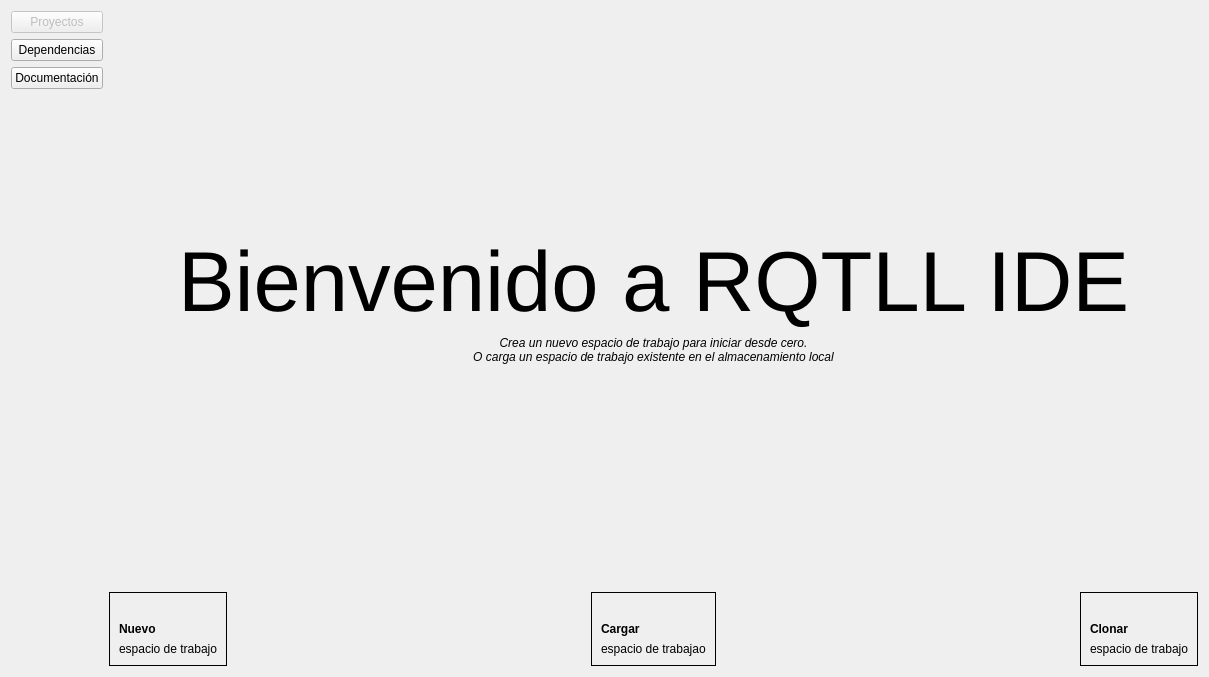
<?xml version="1.0" encoding="UTF-8"?>
<ui version="4.0">
 <class>Widget</class>
 <widget class="QWidget" name="Widget">
  <property name="geometry">
   <rect>
    <x>0</x>
    <y>0</y>
    <width>1209</width>
    <height>677</height>
   </rect>
  </property>
  <property name="sizePolicy">
   <sizepolicy hsizetype="Expanding" vsizetype="Preferred">
    <horstretch>0</horstretch>
    <verstretch>0</verstretch>
   </sizepolicy>
  </property>
  <property name="minimumSize">
   <size>
    <width>670</width>
    <height>550</height>
   </size>
  </property>
  <property name="windowTitle">
   <string>RQTLL IDE</string>
  </property>
  <property name="windowIcon">
   <iconset>
    <normaloff>icons/logo.svg</normaloff>icons/logo.svg</iconset>
  </property>
  <layout class="QHBoxLayout" name="horizontalLayout">
   <item>
    <layout class="QVBoxLayout" name="verticalLayout">
     <item>
      <widget class="QPushButton" name="NAVHome">
       <property name="enabled">
        <bool>false</bool>
       </property>
       <property name="text">
        <string>Proyectos</string>
       </property>
      </widget>
     </item>
     <item>
      <widget class="QPushButton" name="NAVInstall">
       <property name="cursor">
        <cursorShape>PointingHandCursor</cursorShape>
       </property>
       <property name="text">
        <string>Dependencias</string>
       </property>
      </widget>
     </item>
     <item>
      <widget class="QPushButton" name="NAVDocs">
       <property name="cursor">
        <cursorShape>PointingHandCursor</cursorShape>
       </property>
       <property name="text">
        <string>Documentación</string>
       </property>
      </widget>
     </item>
     <item>
      <spacer name="verticalSpacer">
       <property name="orientation">
        <enum>Qt::Orientation::Vertical</enum>
       </property>
       <property name="sizeHint" stdset="0">
        <size>
         <width>20</width>
         <height>40</height>
        </size>
       </property>
      </spacer>
     </item>
    </layout>
   </item>
   <item>
    <layout class="QVBoxLayout" name="verticalLayout_2">
     <item>
      <spacer name="verticalSpacer_2">
       <property name="orientation">
        <enum>Qt::Orientation::Vertical</enum>
       </property>
       <property name="sizeHint" stdset="0">
        <size>
         <width>20</width>
         <height>40</height>
        </size>
       </property>
      </spacer>
     </item>
     <item>
      <widget class="QLabel" name="LABELTitleWelcome">
       <property name="sizePolicy">
        <sizepolicy hsizetype="Preferred" vsizetype="Minimum">
         <horstretch>0</horstretch>
         <verstretch>0</verstretch>
        </sizepolicy>
       </property>
       <property name="font">
        <font>
         <pointsize>64</pointsize>
        </font>
       </property>
       <property name="text">
        <string>Bienvenido a RQTLL IDE</string>
       </property>
       <property name="alignment">
        <set>Qt::AlignmentFlag::AlignCenter</set>
       </property>
       <property name="wordWrap">
        <bool>true</bool>
       </property>
      </widget>
     </item>
     <item>
      <widget class="QLabel" name="LABELInfoWelcome">
       <property name="sizePolicy">
        <sizepolicy hsizetype="Preferred" vsizetype="Minimum">
         <horstretch>0</horstretch>
         <verstretch>0</verstretch>
        </sizepolicy>
       </property>
       <property name="font">
        <font>
         <italic>true</italic>
        </font>
       </property>
       <property name="text">
        <string>Crea un nuevo espacio de trabajo para iniciar desde cero.
O carga un espacio de trabajo existente en el almacenamiento local</string>
       </property>
       <property name="alignment">
        <set>Qt::AlignmentFlag::AlignCenter</set>
       </property>
       <property name="wordWrap">
        <bool>true</bool>
       </property>
      </widget>
     </item>
     <item>
      <spacer name="verticalSpacer_3">
       <property name="orientation">
        <enum>Qt::Orientation::Vertical</enum>
       </property>
       <property name="sizeHint" stdset="0">
        <size>
         <width>20</width>
         <height>40</height>
        </size>
       </property>
      </spacer>
     </item>
     <item>
      <layout class="QHBoxLayout" name="horizontalLayout_2">
       <item>
        <widget class="QFrame" name="FRAMENew">
         <property name="cursor">
          <cursorShape>PointingHandCursor</cursorShape>
         </property>
         <property name="autoFillBackground">
          <bool>true</bool>
         </property>
         <property name="frameShape">
          <enum>QFrame::Shape::Box</enum>
         </property>
         <property name="frameShadow">
          <enum>QFrame::Shadow::Plain</enum>
         </property>
         <property name="lineWidth">
          <number>1</number>
         </property>
         <layout class="QVBoxLayout" name="verticalLayout_3">
          <item>
           <widget class="QLabel" name="ICONNew">
            <property name="sizePolicy">
             <sizepolicy hsizetype="Preferred" vsizetype="Preferred">
              <horstretch>32</horstretch>
              <verstretch>0</verstretch>
             </sizepolicy>
            </property>
            <property name="maximumSize">
             <size>
              <width>256</width>
              <height>256</height>
             </size>
            </property>
            <property name="text">
             <string/>
            </property>
            <property name="pixmap">
             <pixmap>icons/nes.svg</pixmap>
            </property>
            <property name="scaledContents">
             <bool>true</bool>
            </property>
            <property name="wordWrap">
             <bool>false</bool>
            </property>
           </widget>
          </item>
          <item>
           <widget class="QLabel" name="LABELTitleNew">
            <property name="sizePolicy">
             <sizepolicy hsizetype="Preferred" vsizetype="Minimum">
              <horstretch>0</horstretch>
              <verstretch>0</verstretch>
             </sizepolicy>
            </property>
            <property name="font">
             <font>
              <bold>true</bold>
             </font>
            </property>
            <property name="text">
             <string>Nuevo</string>
            </property>
           </widget>
          </item>
          <item>
           <widget class="QLabel" name="LABELInfoNew">
            <property name="sizePolicy">
             <sizepolicy hsizetype="Preferred" vsizetype="Minimum">
              <horstretch>0</horstretch>
              <verstretch>0</verstretch>
             </sizepolicy>
            </property>
            <property name="text">
             <string>espacio de trabajo</string>
            </property>
            <property name="wordWrap">
             <bool>true</bool>
            </property>
           </widget>
          </item>
         </layout>
        </widget>
       </item>
       <item>
        <spacer name="horizontalSpacer_3">
         <property name="orientation">
          <enum>Qt::Orientation::Horizontal</enum>
         </property>
         <property name="sizeHint" stdset="0">
          <size>
           <width>40</width>
           <height>20</height>
          </size>
         </property>
        </spacer>
       </item>
       <item>
        <widget class="QFrame" name="FRAMEOpen">
         <property name="cursor">
          <cursorShape>PointingHandCursor</cursorShape>
         </property>
         <property name="autoFillBackground">
          <bool>true</bool>
         </property>
         <property name="frameShape">
          <enum>QFrame::Shape::Box</enum>
         </property>
         <layout class="QVBoxLayout" name="verticalLayout_4">
          <item>
           <widget class="QLabel" name="ICONOpen">
            <property name="maximumSize">
             <size>
              <width>256</width>
              <height>256</height>
             </size>
            </property>
            <property name="text">
             <string/>
            </property>
            <property name="pixmap">
             <pixmap>icons/open.svg</pixmap>
            </property>
            <property name="scaledContents">
             <bool>true</bool>
            </property>
           </widget>
          </item>
          <item>
           <widget class="QLabel" name="LABELTitleOpen">
            <property name="sizePolicy">
             <sizepolicy hsizetype="Preferred" vsizetype="Minimum">
              <horstretch>0</horstretch>
              <verstretch>0</verstretch>
             </sizepolicy>
            </property>
            <property name="font">
             <font>
              <italic>false</italic>
              <bold>true</bold>
             </font>
            </property>
            <property name="text">
             <string>Cargar</string>
            </property>
           </widget>
          </item>
          <item>
           <widget class="QLabel" name="LABELInfoOpen">
            <property name="sizePolicy">
             <sizepolicy hsizetype="Preferred" vsizetype="Minimum">
              <horstretch>0</horstretch>
              <verstretch>0</verstretch>
             </sizepolicy>
            </property>
            <property name="text">
             <string>espacio de trabajao</string>
            </property>
            <property name="wordWrap">
             <bool>true</bool>
            </property>
           </widget>
          </item>
         </layout>
        </widget>
       </item>
       <item>
        <spacer name="horizontalSpacer_4">
         <property name="orientation">
          <enum>Qt::Orientation::Horizontal</enum>
         </property>
         <property name="sizeHint" stdset="0">
          <size>
           <width>40</width>
           <height>20</height>
          </size>
         </property>
        </spacer>
       </item>
       <item>
        <widget class="QFrame" name="FRAMEClone">
         <property name="cursor">
          <cursorShape>PointingHandCursor</cursorShape>
         </property>
         <property name="autoFillBackground">
          <bool>true</bool>
         </property>
         <property name="frameShape">
          <enum>QFrame::Shape::Box</enum>
         </property>
         <layout class="QVBoxLayout" name="verticalLayout_5">
          <item>
           <widget class="QLabel" name="ICONClone">
            <property name="maximumSize">
             <size>
              <width>256</width>
              <height>256</height>
             </size>
            </property>
            <property name="text">
             <string/>
            </property>
            <property name="pixmap">
             <pixmap>icons/clone.svg</pixmap>
            </property>
            <property name="scaledContents">
             <bool>true</bool>
            </property>
           </widget>
          </item>
          <item>
           <widget class="QLabel" name="LABELTitleClone">
            <property name="sizePolicy">
             <sizepolicy hsizetype="Preferred" vsizetype="Minimum">
              <horstretch>0</horstretch>
              <verstretch>0</verstretch>
             </sizepolicy>
            </property>
            <property name="font">
             <font>
              <bold>true</bold>
             </font>
            </property>
            <property name="text">
             <string>Clonar</string>
            </property>
           </widget>
          </item>
          <item>
           <widget class="QLabel" name="LABELInfoClone">
            <property name="sizePolicy">
             <sizepolicy hsizetype="Preferred" vsizetype="Minimum">
              <horstretch>0</horstretch>
              <verstretch>0</verstretch>
             </sizepolicy>
            </property>
            <property name="text">
             <string>espacio de trabajo</string>
            </property>
            <property name="wordWrap">
             <bool>true</bool>
            </property>
           </widget>
          </item>
         </layout>
        </widget>
       </item>
      </layout>
     </item>
    </layout>
   </item>
  </layout>
 </widget>
 <resources/>
 <connections/>
</ui>
